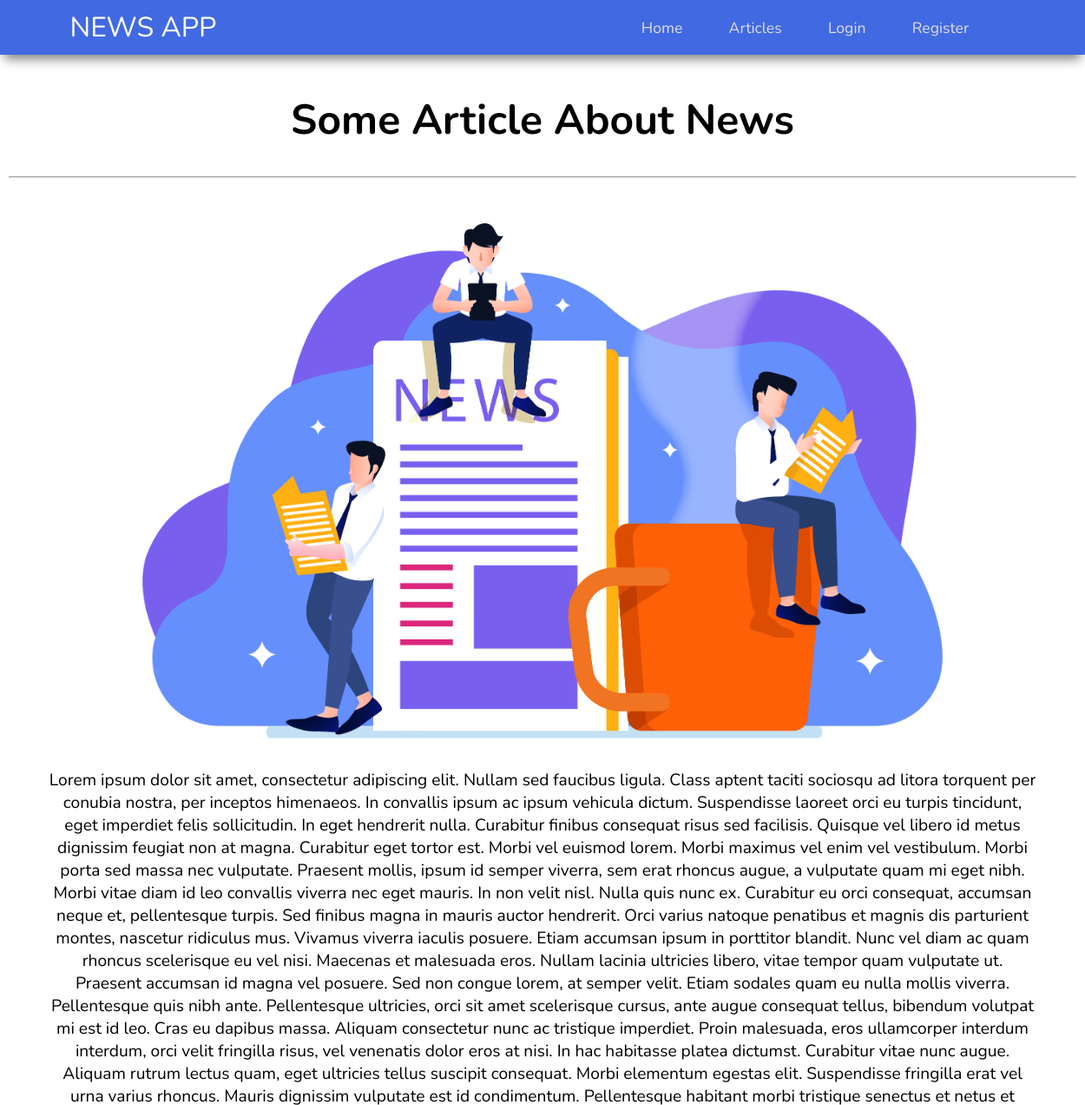
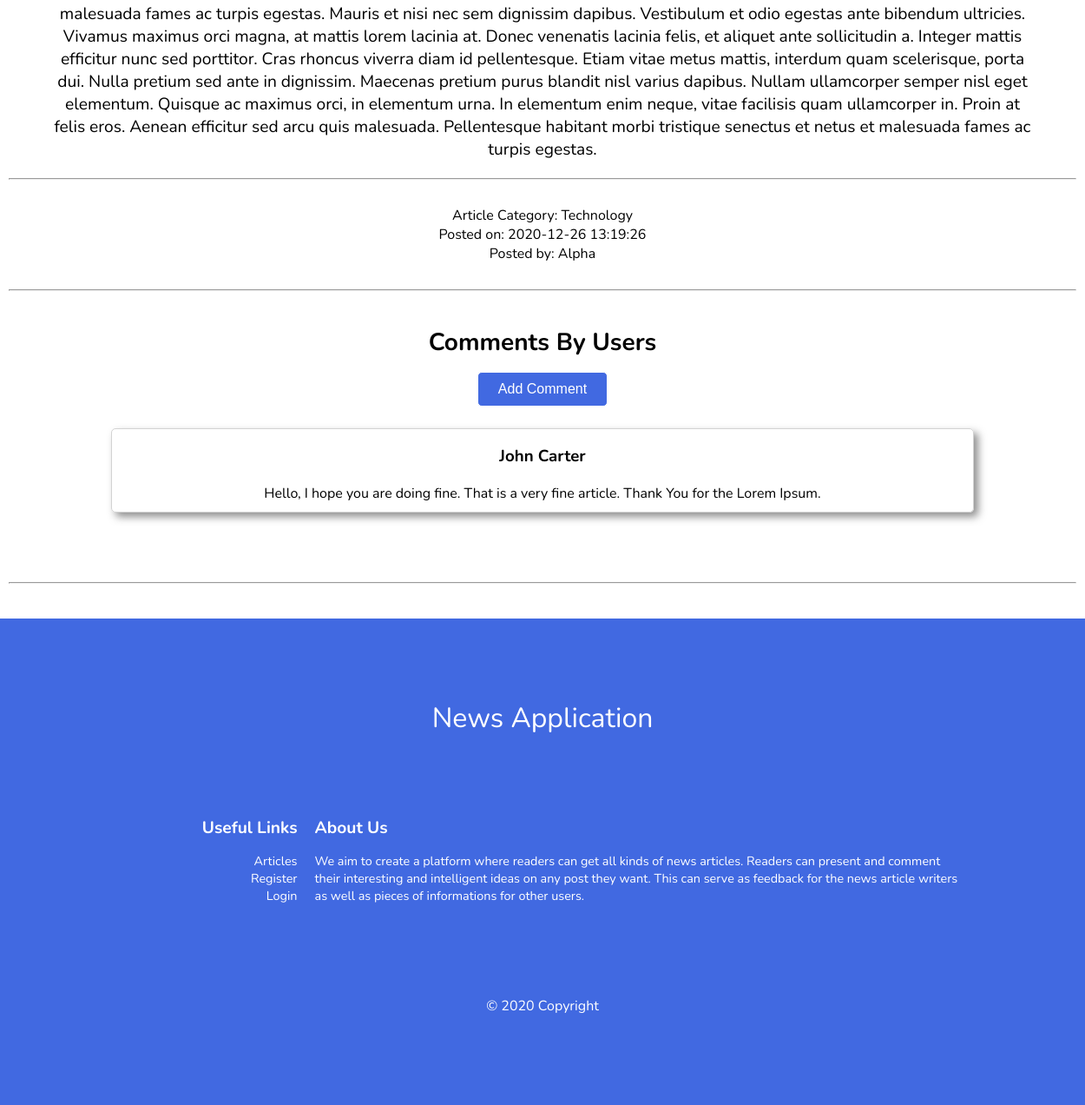
Page /article.php?a_id=19 on the committed database (2 pictures, top to bottom).
### tables this page shows
CREATE TABLE `articles` (
  `a_id` int(11) NOT NULL,
  `user_id` int(11) NOT NULL,
  `cat_id` int(11) NOT NULL,
  `a_title` text NOT NULL,
  `a_description` text NOT NULL,
  `a_timestamp` timestamp NOT NULL DEFAULT current_timestamp() ON UPDATE current_timestamp(),
  `a_img_address` text NOT NULL
);

CREATE TABLE `categories` (
  `cat_id` int(11) NOT NULL,
  `cat_name` text NOT NULL
);

CREATE TABLE `users` (
  `user_id` int(11) NOT NULL,
  `user_name` text NOT NULL,
  `user_email` text NOT NULL,
  `user_password` text NOT NULL,
  `user_type` text NOT NULL
);

CREATE TABLE `comments` (
  `c_id` int(11) NOT NULL,
  `a_id` int(11) NOT NULL,
  `user_id` int(11) NOT NULL,
  `c_text` text NOT NULL,
  `c_timestamp` timestamp NOT NULL DEFAULT current_timestamp() ON UPDATE current_timestamp()
);

### includes/php/classes/DB.php (called while the page is built, shortened)
<?php
class DB {
    private static $host = "localhost";
    private static $user = "root";
    private static $password = "";
    private static $dbname = "news_article_db";
    public static function connect() {
        $conn = mysqli_connect(DB::$host, DB::$user, DB::$password, DB::$dbname);
        return $conn;
    }
};

### includes/php/classes/ArticlesController.php (called while the page is built, shortened)
<?php
require_once 'DB.php';
require_once 'Article.php';
require_once 'CommentsController.php';
class ArticlesController
{
    private $conn;
    public function __construct()
    {
        $this->conn = DB::connect();
    }
    public function searchByArticleId($a_id)
    {
        $sel_article = "SELECT * FROM articles WHERE a_id = '$a_id'";
        if ($run_sel_article = mysqli_query($this->conn, $sel_article)) {
            if (mysqli_num_rows($run_sel_article) == 0) {
                return null;
            } else {
                while ($article = mysqli_fetch_assoc($run_sel_article)) {
                    return $article;
                }
            }
        } else {
            return null;
        }
    }
}

### includes/php/classes/CategoriesController.php (called while the page is built, shortened)
<?php
require_once 'DB.php';
class CategoriesController
{
    private $conn;
    public function __construct()
    {
        $this->conn = DB::connect();
    }
    public function searchById($cat_id)
    {
        $sel_category = "SELECT * FROM categories WHERE cat_id = '$cat_id'";
        if ($run_sel_category = mysqli_query($this->conn, $sel_category)) {
            if (mysqli_num_rows($run_sel_category) == 0) {
                return null;
            } else {
                while ($category = mysqli_fetch_assoc($run_sel_category)) {
                    return $category;
                }
            }
        } else {
            return null;
        }
    }
}

### includes/php/classes/UsersController.php (called while the page is built, shortened)
<?php
require_once 'DB.php';
class UsersController
{
    private $conn;
    public function __construct()
    {
        $this->conn = DB::connect();
    }
    public function searchById($user_id)
    {
        $sel_user = "SELECT * FROM users WHERE user_id = '$user_id'";
        if ($run_sel_user = mysqli_query($this->conn, $sel_user)) {
            if (mysqli_num_rows($run_sel_user) == 0) {
                return null;
            } else {
                while ($user = mysqli_fetch_assoc($run_sel_user)) {
                    return $user;
                }
            }
        } else {
            return null;
        }
    }
}

### includes/php/classes/CommentsController.php (called while the page is built, shortened)
<?php
require_once 'DB.php';
class CommentsController
{
    private $conn;
    public function __construct()
    {
        $this->conn = DB::connect();
    }
    public function searchByArticleId($a_id)
    {
        $comments = array();
        $sel_comment = "SELECT * FROM comments WHERE a_id = '$a_id'";
        if ($run_sel_comment = mysqli_query($this->conn, $sel_comment)) {
            while ($comment = mysqli_fetch_assoc($run_sel_comment)) {
                array_push($comments, $comment);
            }
        } else {
            return null;
        }
        return $comments;
    }
}

### article.php (the view, shortened to what this page needs)
<?php
require_once 'includes/php/classes/DB.php';
require_once 'includes/php/classes/Comment.php';
require_once 'includes/php/classes/CommentsController.php';
require_once 'includes/php/classes/UsersController.php';
require_once 'includes/php/classes/ArticlesController.php';
require_once 'includes/php/classes/CategoriesController.php';
$userController = new UsersController();
$articlesController = new ArticlesController();
$commentsController = new CommentsController();
$categoriesController = new CategoriesController();
if (isset($_SESSION['user_email'])) {
    $user = $userController->searchByEmail($_SESSION['user_email']);
    $user_name = $user->getUsername();
    $user_type = $user->getUsertype();
    $user_id = $user->getUserId();
} else {
    $user_name = '';
}
if (isset($_GET['a_id'])) {
    $a_id = $_GET['a_id'];
    $article = $articlesController->searchByArticleId($a_id);
    $author = $userController->searchById($article['user_id']);
    $comments = $commentsController->searchByArticleId($a_id);
    $category = $categoriesController->searchById($article['cat_id']);
}
?>
<!DOCTYPE html>
<html lang="en">
<head>
    <link rel="stylesheet" href="includes/css/font-nunito-styles.css">
    <link rel="stylesheet" href="includes/css/header-styles.css">
    <link rel="stylesheet" href="includes/css/article-styles.css">
    <link rel="stylesheet" href="includes/css/scrollbar-styles.css">
    <link rel="stylesheet" href="includes/css/comments-styles.css">
    <link rel="stylesheet" href="includes/css/footer-styles.css">
</head>
<body>
    <div class="main-container">
        <header class="header">
            <?php include 'includes/php/header.php'; ?>
        </header>
        <div class="main-section">
            <div class="article-title">
                <h1><?php echo $article['a_title'] ?></h1>
            </div>
            <hr>
            <br><br>
            <div class="article-container">
                <div class="article-image-container">
                    <img class="article-image" src="images/<?php echo $article['a_img_address'] ?>" alt="Article Image">
                </div>
                <p class="article-description">
                    <?php echo $article['a_description']; ?>
                </p>
                <hr><br>
                <div class="article-info">
                    Article Category: <?php echo $category['cat_name'] ?>
                </div>
                <div class="article-info">
                    Posted on: <?php echo $article['a_timestamp'] ?>
                </div>
                <div class="article-info">
                    Posted by: <?php echo $author['user_name'] ?>
                </div>
                <br>
                <hr>
            </div>
            <div class="comments-section">
                <div class="comments-section-heading">
                    Comments By Users
                </div>
                <div class="add-comment-section">
                    <button class="add-comment-btn" id="add-comment-btn">Add Comment</button>
                </div>
                <div class="comments">
                    <?php
                    foreach ($comments as $comment) {
                    ?>
                        <div class="comment-container">
                            <div class="comment">
                                <h3 class="comment-user">
                                    <?php echo $userController->searchById($comment['user_id'])['user_name']; ?>
                                </h3>
                                <label class="comment-description">
                                    <?php echo $comment['c_text'] ?>
                                </label>
                            </div>
                        </div>
                    <?php
                    }
                    ?>
                </div>
            </div>
            <br>
            <hr><br>
        </div>
        <?php include 'includes/php/footer.php'; ?>
    </div>
</body>
</html>

### includes/php/header.php (shortened to what this page needs)
<nav class="top-navbar">
    <div class="top-navbar-brand">
        NEWS APP
    </div>
    <ul class="top-navbar-items">
        <li class="top-navbar-item">
            <a class="top-navbar-link" href=".">Home</a>
        </li>
        <li class="top-navbar-item">
            <a class="top-navbar-link" href="articles.php">Articles</a>
        </li>
        <?php
        if ($user_name == '') {
            echo '
                <li class="top-navbar-item">
                    <a class="top-navbar-link" href="user/login.php">Login</a>
                </li>
                <li class="top-navbar-item">
                    <a class="top-navbar-link" href="user/register.php">Register</a>
                </li>
            ';
        }
        ?>
    </ul>
</nav>

### includes/php/footer.php
<div class="footer">
    <div class="footer-top">News Application</div>
    <div class="footer-middle">
        <div class="footer-links-section">
            <div>Useful Links</div>
            <ul class="footer-links">
                <li class="footer-link-container"><a class="footer-link" href="#">Articles</a></li>
                <li class="footer-link-container"><a class="footer-link" href="#">Register</a></li>
                <li class="footer-link-container"><a class="footer-link" href="#">Login</a></li>
            </ul>
        </div>
        <div class="footer-about-section">
            <div class="footer-about-heading">About Us</div>
            <div class="footer-about-body">We aim to create a platform where readers can get all kinds of news articles. Readers can present and comment their interesting and intelligent ideas on any post they want. This can serve as feedback for the news article writers as well as pieces of informations for other users.</div>
        </div>
    </div>
    <div class="footer-bottom">© 2020 Copyright</div>
</div>

### includes/css/header-styles.css (style rules this page uses)
.main-container { height: 100vh; width: 100%; margin: 0; padding: 0; }
header > .top-navbar { display: flex; align-items: center; justify-content: center; height: auto; padding: 10px; padding-left: 20px; padding-right: 20px; background-color: royalblue; color: white; -webkit-box-shadow: 0px 10px 12px -5px grey; -moz-box-shadow: 0px 10px 12px -5px grey; box-shadow: 0px 10px 12px -5px grey; }
.top-navbar-brand { font-size: 2rem; width: 50%; }
.top-navbar-items { display: flex; justify-content: space-evenly; list-style-type: none; margin: 0; padding: 0; width: 40%; }
.top-navbar-item { float: right; }
.top-navbar-link { display: block; text-align: center; text-decoration: none; color: rgb(223, 222, 222); font-size: 1.1rem; }

### includes/css/article-styles.css (style rules this page uses)
body { margin: 0; padding: 0; box-sizing: border-box; overflow-x: hidden; }
.main-section { height: max-content; padding-top: 10px; padding-left: 10px; padding-right: 10px; padding-bottom: 10px; }
.article-title { text-align: center; font-size: 1.5rem; }
.article-image-container { text-align: center; }
.article-image { width: 75%; }
.article-description { font-size: 1.2rem; margin-left: 15px; margin-right: 15px; padding-top: 10px; padding-left: 30px; padding-right: 30px; padding-top: 10px; text-align: center; }
.article-info { text-align: center; }

### includes/css/comments-styles.css (style rules this page uses)
.comments-section { margin-top: 20px; margin-bottom: 20px; text-align: center; padding: 20px; }
.comments-section-heading { font-size: 1.75rem; font-weight: bold; }
.add-comment-btn { font-size: 1rem; border-radius: 5px; border: 1px solid white; background-color: royalblue; color: white; height: 40px; width: 150px; cursor: pointer; margin-top: 15px; margin-bottom: 15px; }
.comment-container { margin-left: auto; margin-right: auto; width: 80%; height: auto; border: 1px solid lightgrey; border-radius: 5px; padding-left: 20px; padding-right: 20px; margin-top: 10px; margin-bottom: 10px; box-shadow: 5px 5px 10px 0px rgba(68, 68, 68, 0.6); }
.comment { display: flex; align-items: center; justify-content: center; flex-direction: column; width: 100%; height: 100%; padding-bottom: 10px; }

### includes/css/footer-styles.css (style rules this page uses)
.footer { height: 70vh; display: flex; justify-content: space-evenly; flex-direction: column; text-align: center; background-color: royalblue; }
.footer-top { width: 100%; font-size: 2rem; color: white; }
.footer-middle { width: 100%; font-weight: bold; display: flex; padding-left: 20px; padding-right: 20px; }
.footer-links-section { width: 25%; text-align: right; font-weight: bold; font-size: 1.2rem; color: white; margin-right: 10px; margin-left: 10px; }
.footer-links { font-size: 0.9rem; list-style-type: none; }
.footer-link-container { margin: 0; padding: 0; text-align: right; font-weight: normal; }
.footer-link { text-decoration: none; color: white; }
.footer-about-section { width: 60%; text-align: left; margin-left: 10px; margin-right: 10px; }
.footer-about-heading { font-size: 1.2rem; color: white; font-weight: bold; }
.footer-about-body { margin-top: 15px; font-size: 0.9rem; color: white; font-weight: normal; }
.footer-bottom { width: 100%; justify-self: flex-end; margin-bottom: 10px; color: white; font-size: 1rem; }

### rows in the picture
articles: a_title "Some Article About News", a_img_address (picture), a_description "Lorem ipsum dolor sit amet, consectetur adipiscing elit. Nullam sed faucibus ligula. Class aptent taciti sociosqu ad litora torquent per conubia nostra, per inceptos himenaeos. In convallis ipsum ac ipsum vehicula dictum. Suspendisse laoreet orci eu turpis tincidunt, eget imperdiet felis sollicitudin. In eget hendrerit nulla. Curabitur finibus consequat risus sed facilisis. Quisque vel libero id metus dignissim feugiat non at magna. Curabitur eget tortor est. Morbi vel euismod lorem. Morbi maximus vel enim vel vestibulum. Morbi porta sed massa nec vulputate. Praesent mollis, ipsum id semper viverra, sem erat rhoncus augue, a vulputate quam mi eget nibh. Morbi vitae diam id leo convallis…", a_timestamp "2020-12-26 13:19:26"
categories: cat_name "Technology"
users: user_name "Alpha"
comments: user.user_name "John Carter", c_text "Hello, I hope you are doing fine. That is a very fine article. Thank You for the Lorem Ipsum."
